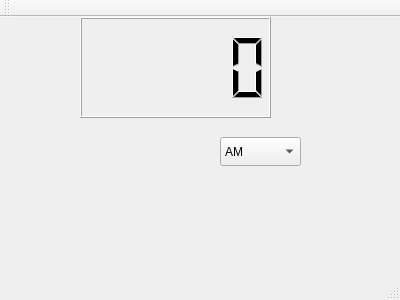
<?xml version="1.0" encoding="UTF-8"?>
<ui version="4.0">
 <class>clock</class>
 <widget class="QMainWindow" name="clock">
  <property name="geometry">
   <rect>
    <x>0</x>
    <y>0</y>
    <width>400</width>
    <height>300</height>
   </rect>
  </property>
  <property name="windowTitle">
   <string>clock</string>
  </property>
  <widget class="QWidget" name="centralWidget">
   <widget class="QLCDNumber" name="lcdNumber">
    <property name="geometry">
     <rect>
      <x>80</x>
      <y>0</y>
      <width>191</width>
      <height>101</height>
     </rect>
    </property>
   </widget>
   <widget class="QComboBox" name="AMPM">
    <property name="geometry">
     <rect>
      <x>220</x>
      <y>120</y>
      <width>81</width>
      <height>29</height>
     </rect>
    </property>
    <item>
     <property name="text">
      <string>AM</string>
     </property>
    </item>
    <item>
     <property name="text">
      <string>PM</string>
     </property>
    </item>
   </widget>
  </widget>
  <widget class="QMenuBar" name="menuBar">
   <property name="geometry">
    <rect>
     <x>0</x>
     <y>0</y>
     <width>400</width>
     <height>27</height>
    </rect>
   </property>
  </widget>
  <widget class="QToolBar" name="mainToolBar">
   <attribute name="toolBarArea">
    <enum>TopToolBarArea</enum>
   </attribute>
   <attribute name="toolBarBreak">
    <bool>false</bool>
   </attribute>
  </widget>
  <widget class="QStatusBar" name="statusBar"/>
 </widget>
 <layoutdefault spacing="6" margin="11"/>
 <resources/>
 <connections/>
</ui>
